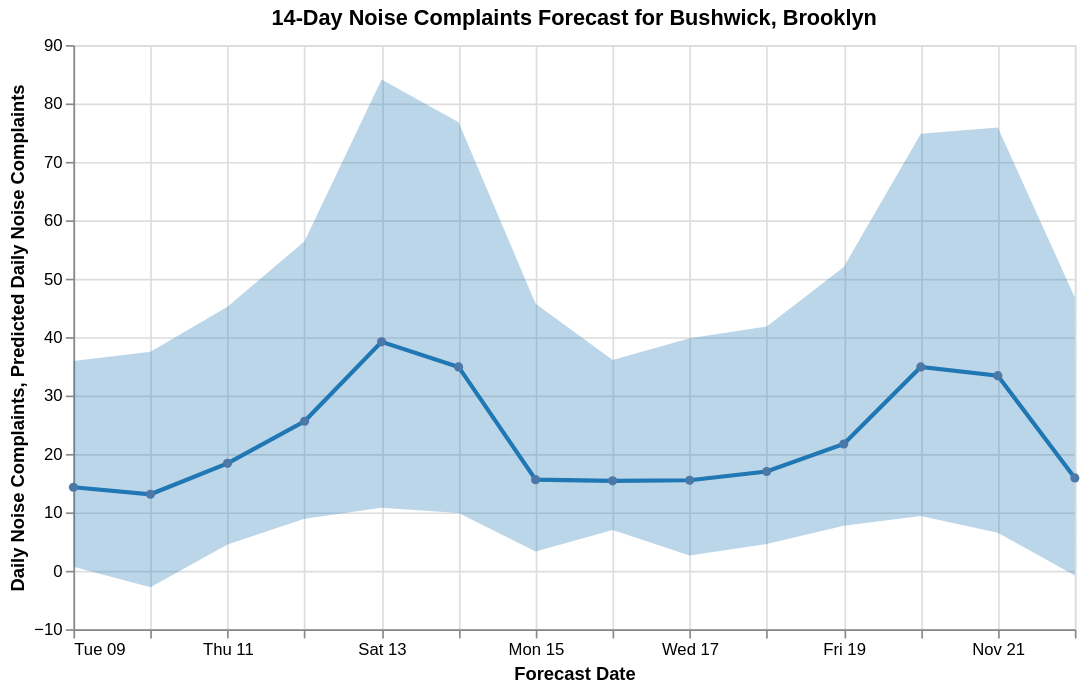

Notebook code for this chart:
### Markdown cell above
Agents can call AI functions too. Look for `AI.FORECAST` in the generated SQL.

### Code cell
ask("Forecast noise complaints in Bushwick for the next two weeks.")

### Figure 1 — Vega-Lite specification as saved in the notebook (floating-point values rounded to 4 significant figures)
{"config": {"view": {"continuousWidth": 400.0, "continuousHeight": 300.0}}, "layer": [{"mark": {"type": "area", "color": "#1f77b4", "opacity": 0.3}, "encoding": {"x": {"field": "forecast_timestamp", "title": "Forecast Date", "type": "temporal"}, "y": {"field": "lower_bound", "title": "Daily Noise Complaints", "type": "quantitative"}, "y2": {"field": "upper_bound"}}}, {"mark": {"type": "line", "color": "#1f77b4", "point": true, "strokeWidth": 2.5}, "encoding": {"tooltip": [{"field": "forecast_timestamp", "title": "Date", "type": "temporal"}, {"field": "forecast_complaints", "format": ".1f", "title": "Predicted Complaints", "type": "quantitative"}, {"field": "lower_bound", "format": ".1f", "title": "Lower Bound (95%)", "type": "quantitative"}, {"field": "upper_bound", "format": ".1f", "title": "Upper Bound (95%)", "type": "quantitative"}], "x": {"field": "forecast_timestamp", "title": "Forecast Date", "type": "temporal"}, "y": {"axis": {"title": "Predicted Daily Noise Complaints"}, "field": "forecast_complaints", "title": "Daily Noise Complaints", "type": "quantitative"}}}], "data": {"name": "data-aa00458ca832879e8c1a4539c06196a1"}, "height": 350.0, "title": "14-Day Noise Complaints Forecast for Bushwick, Brooklyn", "usermeta": {"chart_id": "bushwick_noise_forecast_chart", "data_result_name": "bushwick_noise_complaints_forecast"}, "width": 600.0, "$schema": "https://vega.github.io/schema/vega-lite/v6.4.1.json", "datasets": {"data-aa00458ca832879e8c1a4539c06196a1": [{"forecast_complaints": 14.3, "forecast_timestamp": "2021-11-09 00:00:00", "lower_bound": 0.7, "upper_bound": 35.9}, {"forecast_timestamp": "2021-11-10 00:00:00", "forecast_complaints": 13.1, "lower_bound": -2.8, "upper_bound": 37.5}, {"forecast_complaints": 18.4, "forecast_timestamp": "2021-11-11 00:00:00", "lower_bound": 4.5, "upper_bound": 45.2}, {"forecast_timestamp": "2021-11-12 00:00:00", "forecast_complaints": 25.6, "lower_bound": 8.9, "upper_bound": 56.4}, {"forecast_complaints": 39.2, "forecast_timestamp": "2021-11-13 00:00:00", "lower_bound": 10.8, "upper_bound": 84.1}, {"forecast_complaints": 34.9, "forecast_timestamp": "2021-11-14 00:00:00", "lower_bound": 9.9, "upper_bound": 76.8}, {"forecast_complaints": 15.6, "forecast_timestamp": "2021-11-15 00:00:00", "lower_bound": 3.3, "upper_bound": 45.7}, {"forecast_complaints": 15.4, "forecast_timestamp": "2021-11-16 00:00:00", "lower_bound": 7.0, "upper_bound": 36.1}, {"forecast_complaints": 15.5, "forecast_timestamp": "2021-11-17 00:00:00", "lower_bound": 2.6, "upper_bound": 39.8}, {"forecast_timestamp": "2021-11-18 00:00:00", "forecast_complaints": 17.0, "lower_bound": 4.6, "upper_bound": 41.8}, {"forecast_complaints": 21.7, "forecast_timestamp": "2021-11-19 00:00:00", "lower_bound": 7.7, "upper_bound": 52.0}, {"forecast_timestamp": "2021-11-20 00:00:00", "forecast_complaints": 34.9, "lower_bound": 9.4, "upper_bound": 74.8}, {"forecast_timestamp": "2021-11-21 00:00:00", "forecast_complaints": 33.4, "lower_bound": 6.5, "upper_bound": 75.9}, {"forecast_complaints": 15.9, "forecast_timestamp": "2021-11-22 00:00:00", "lower_bound": -0.8, "upper_bound": 46.8}]}}
